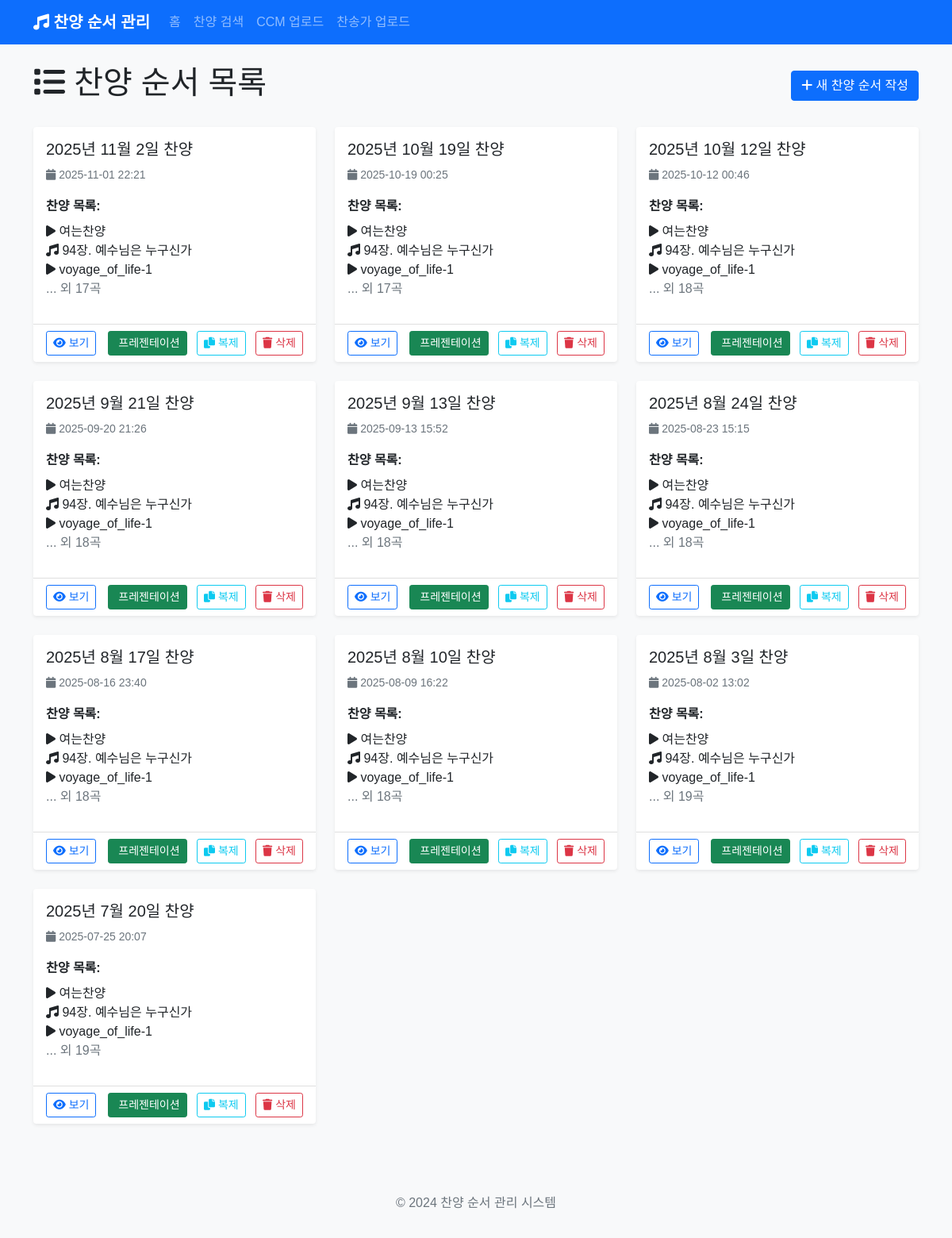
Before: / with the older database file.
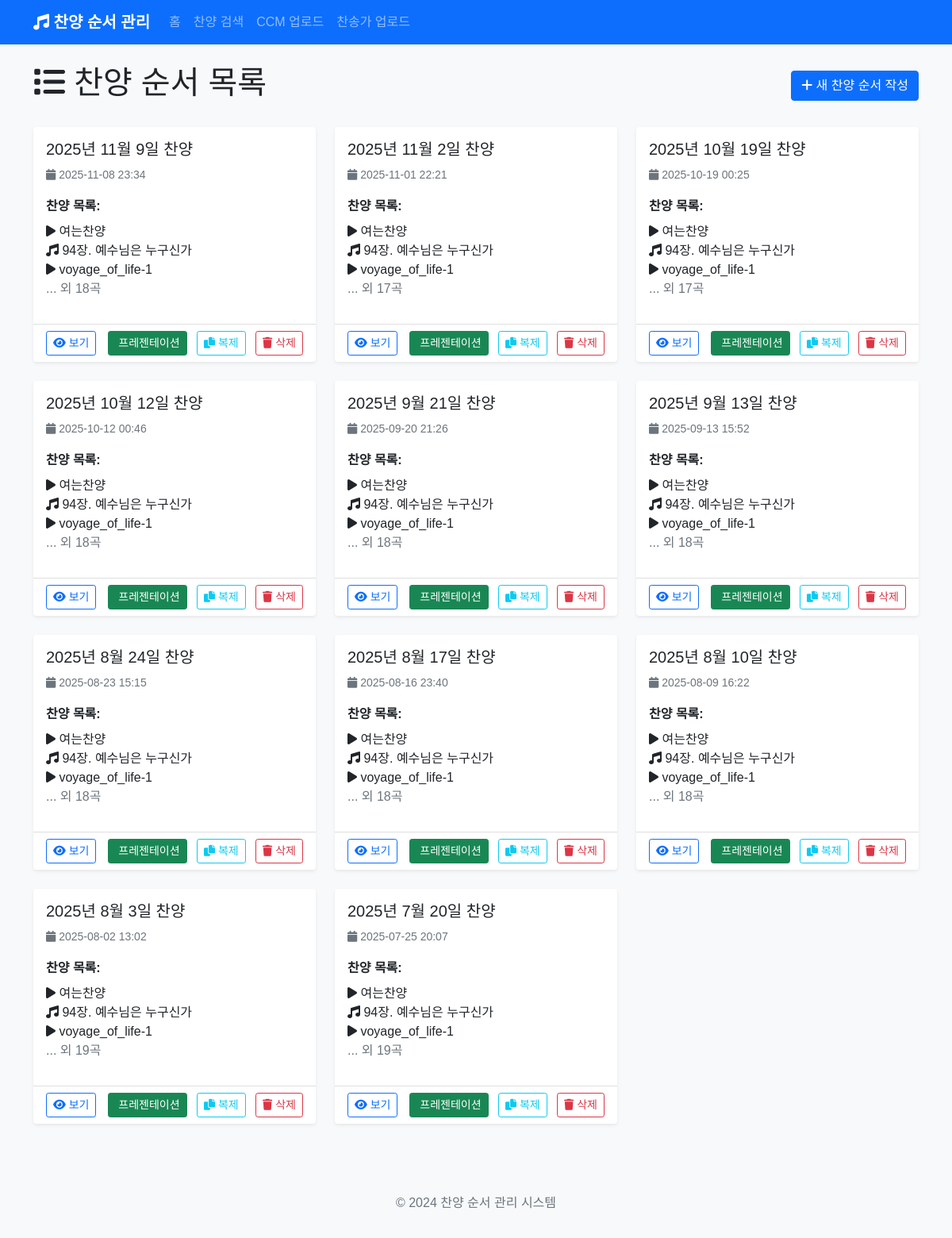
After: the same page with the newer database file.
### app.py (models this page shows)
class PraisePost(db.Model):
    id = db.Column(db.Integer, primary_key=True)
    title = db.Column(db.String(200), nullable=False)
    content = db.Column(db.Text, nullable=False)
    created_at = db.Column(db.DateTime, default=datetime.utcnow)
    songs = db.relationship('Song', backref='praise_post', lazy=True, cascade='all, delete-orphan')
    background_image = db.Column(db.String(500))  # 전체 배경 이미지
    parallax_image = db.Column(db.String(500))  # 패럴랙스 배경 이미지

class Song(db.Model):
    id = db.Column(db.Integer, primary_key=True)
    title = db.Column(db.String(200), nullable=False)
    song_type = db.Column(db.String(50), nullable=False)  # 'hymn', 'ccm', 'section', 'media'
    hymn_number = db.Column(db.String(10))  # 찬송가 번호
    lyrics = db.Column(db.Text)  # 가사
    order = db.Column(db.Integer, nullable=False)
    praise_post_id = db.Column(db.Integer, db.ForeignKey('praise_post.id'), nullable=False)
    section_title = db.Column(db.String(200))  # 섹션 제목 (예: 찬양순서1)
    media_type = db.Column(db.String(50))  # 'image', 'video'
    media_url = db.Column(db.String(500))  # 미디어 파일 경로
    background_image = db.Column(db.String(500))  # 배경 이미지

### app.py (the view)
@app.route('/')
def index():
    posts = PraisePost.query.order_by(PraisePost.created_at.desc()).all()
    return render_template('index.html', posts=posts)

### templates/index.html (shortened to what this page needs)
{% extends "base.html" %}
{% block content %}
<div class="row">
    <div class="col-12">
        <div class="d-flex justify-content-between align-items-center mb-4">
            <h1><i class="fas fa-list"></i> 찬양 순서 목록</h1>
            <a href="{{ url_for('new_post') }}" class="btn btn-primary">
                <i class="fas fa-plus"></i> 새 찬양 순서 작성
            </a>
        </div>
    </div>
</div>
{% if posts %}
<div class="row">
    {% for post in posts %}
    <div class="col-md-6 col-lg-4 mb-4">
        <div class="card h-100 shadow-sm">
            <div class="card-body">
                <h5 class="card-title">{{ post.title }}</h5>
                <p class="card-text text-muted">
                    <small>
                        <i class="fas fa-calendar"></i> {{ post.created_at.strftime('%Y-%m-%d %H:%M') }}
                    </small>
                </p>
                <div class="mb-3">
                    <strong>찬양 목록:</strong>
                    <ul class="list-unstyled mt-2">
                        {% for song in post.songs[:3] %}
                        <li>
                            <i class="fas fa-{{ 'music' if song.song_type == 'hymn' else 'play' }}"></i>
                            {% if song.song_type == 'hymn' %}
                                {{ song.hymn_number }}장. {{ song.title }}
                            {% else %}
                                {{ song.title }}
                            {% endif %}
                        </li>
                        {% endfor %}
                        {% if post.songs|length > 3 %}
                        <li class="text-muted">... 외 {{ post.songs|length - 3 }}곡</li>
                        {% endif %}
                    </ul>
                </div>
            </div>
            <div class="card-footer bg-transparent">
                <div class="d-flex justify-content-between align-items-center">
                    <div>
                        <a href="{{ url_for('view_post', post_id=post.id) }}" class="btn btn-outline-primary btn-sm">
                            <i class="fas fa-eye"></i> 보기
                        </a>
                    </div>
                    <div>
                        <a href="{{ url_for('presentation', post_id=post.id) }}" class="btn btn-success btn-sm me-2" target="_blank">
                             프레젠테이션
                        </a>
                        <button type="button" class="btn btn-outline-info btn-sm me-2" onclick="duplicatePost({{ post.id }}, '{{ post.title }}')" title="복제하기">
                            <i class="fas fa-copy"></i> 복제
                        </button>
                        <button type="button" class="btn btn-outline-danger btn-sm" onclick="confirmDelete({{ post.id }}, '{{ post.title }}')">
                            <i class="fas fa-trash"></i> 삭제
                        </button>
                    </div>
                </div>
            </div>
        </div>
    </div>
    {% endfor %}
</div>
{% endif %}
{% endblock %}

### templates/base.html (shortened to what this page needs)
<!DOCTYPE html>
<html lang="ko">
<head>
    <link href="https://cdn.jsdelivr.net/npm/bootstrap@5.1.3/dist/css/bootstrap.min.css" rel="stylesheet">
    <link href="https://cdnjs.cloudflare.com/ajax/libs/font-awesome/6.0.0/css/all.min.css" rel="stylesheet">
    <link href="{{ url_for('static', filename='css/style.css') }}" rel="stylesheet">
</head>
<body>
    <nav class="navbar navbar-expand-lg navbar-dark bg-primary">
        <div class="container">
            <a class="navbar-brand" href="{{ url_for('index') }}">
                <i class="fas fa-music"></i> 찬양 순서 관리
            </a>
            <div class="collapse navbar-collapse" id="navbarNav">
                <ul class="navbar-nav me-auto">
                    <li class="nav-item">
                        <a class="nav-link" href="{{ url_for('index') }}">홈</a>
                    </li>
                    <li class="nav-item">
                        <a class="nav-link" href="{{ url_for('search') }}">찬양 검색</a>
                    </li>
                    <li class="nav-item">
                        <a class="nav-link" href="{{ url_for('upload_ccm') }}">CCM 업로드</a>
                    </li>
                    <li class="nav-item">
                        <a class="nav-link" href="{{ url_for('upload_hymn') }}">찬송가 업로드</a>
                    </li>
                </ul>
            </div>
        </div>
    </nav>
    <main class="container mt-4">
        {% block content %}{% endblock %}
    </main>
    <footer class="bg-light text-center text-muted py-3 mt-5">
        <div class="container">
            <p>&copy; 2024 찬양 순서 관리 시스템</p>
        </div>
    </footer>
</body>
</html>

### static/css/style.css (style rules this page uses)
body { font-family: 'Noto Sans KR', sans-serif; background-color: #f8f9fa; }
.navbar-brand { font-weight: bold; }
.card { border: none; box-shadow: 0 0.125rem 0.25rem rgba(0, 0, 0, 0.075); transition: box-shadow 0.15s ease-in-out; }
.btn { transition: all 0.15s ease-in-out; }

Changed rows visible on the page:
added PraisePost: title "2025년 11월 9일 찬양", created_at "2025-11-08 23:34", songs|length "18"
added Song: title "여는찬양", shown under "2025년 11월 9일 찬양"
added Song: hymn_number "94", title "예수님은 누구신가", shown under "2025년 11월 9일 찬양"
added Song: title "voyage_of_life-1", shown under "2025년 11월 9일 찬양"
